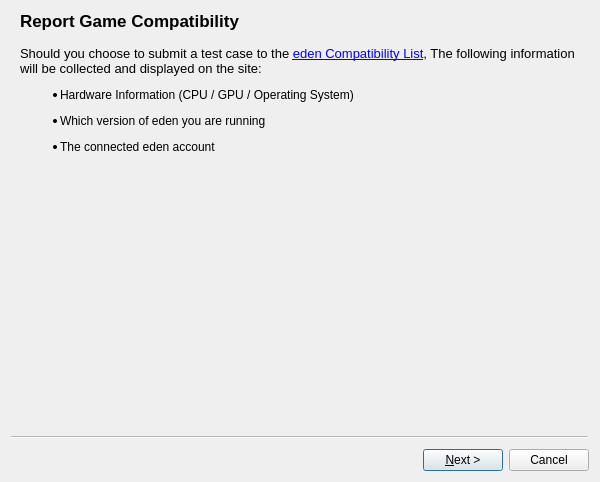
<?xml version="1.0" encoding="UTF-8"?>
<ui version="4.0">
 <class>CompatDB</class>
 <widget class="QWizard" name="CompatDB">
  <property name="geometry">
   <rect>
    <x>0</x>
    <y>0</y>
    <width>600</width>
    <height>482</height>
   </rect>
  </property>
  <property name="minimumSize">
   <size>
    <width>500</width>
    <height>410</height>
   </size>
  </property>
  <property name="windowTitle">
   <string>Report Compatibility</string>
  </property>
  <property name="options">
   <set>QWizard::DisabledBackButtonOnLastPage|QWizard::HelpButtonOnRight|QWizard::NoBackButtonOnStartPage</set>
  </property>
  <widget class="QWizardPage" name="wizard_Info">
   <property name="title">
    <string>Report Game Compatibility</string>
   </property>
   <attribute name="pageId">
    <string notr="true">0</string>
   </attribute>
   <layout class="QVBoxLayout" name="verticalLayout">
    <item>
     <widget class="QLabel" name="lbl_Spiel">
      <property name="text">
       <string>&lt;html&gt;&lt;head/&gt;&lt;body&gt;&lt;p&gt;&lt;span style=&quot; font-size:10pt;&quot;&gt;Should you choose to submit a test case to the &lt;/span&gt;&lt;a href=&quot;https://eden-emu.org/game/&quot;&gt;&lt;span style=&quot; font-size:10pt; text-decoration: underline; color:#0000ff;&quot;&gt;eden Compatibility List&lt;/span&gt;&lt;/a&gt;&lt;span style=&quot; font-size:10pt;&quot;&gt;, The following information will be collected and displayed on the site:&lt;/span&gt;&lt;/p&gt;&lt;ul style=&quot;margin-top: 0px; margin-bottom: 0px; margin-left: 0px; margin-right: 0px; -qt-list-indent: 1;&quot;&gt;&lt;li style=&quot; margin-top:12px; margin-bottom:12px; margin-left:0px; margin-right:0px; -qt-block-indent:0; text-indent:0px;&quot;&gt;Hardware Information (CPU / GPU / Operating System)&lt;/li&gt;&lt;li style=&quot; margin-top:12px; margin-bottom:12px; margin-left:0px; margin-right:0px; -qt-block-indent:0; text-indent:0px;&quot;&gt;Which version of eden you are running&lt;/li&gt;&lt;li style=&quot; margin-top:12px; margin-bottom:12px; margin-left:0px; margin-right:0px; -qt-block-indent:0; text-indent:0px;&quot;&gt;The connected eden account&lt;/li&gt;&lt;/ul&gt;&lt;/body&gt;&lt;/html&gt;</string>
      </property>
      <property name="wordWrap">
       <bool>true</bool>
      </property>
      <property name="openExternalLinks">
       <bool>true</bool>
      </property>
     </widget>
    </item>
    <item>
     <spacer name="verticalSpacer_2">
      <property name="orientation">
       <enum>Qt::Vertical</enum>
      </property>
      <property name="sizeHint" stdset="0">
       <size>
        <width>20</width>
        <height>0</height>
       </size>
      </property>
     </spacer>
    </item>
   </layout>
  </widget>
  <widget class="QWizardPage" name="wizard_GameBoot">
   <property name="title">
    <string>Report Game Compatibility</string>
   </property>
   <attribute name="pageId">
    <string notr="true">1</string>
   </attribute>
   <layout class="QFormLayout" name="formLayout1">
    <item row="0" column="0" colspan="2">
     <widget class="QLabel" name="lbl_Independent1">
      <property name="font">
       <font>
        <pointsize>10</pointsize>
       </font>
      </property>
      <property name="text">
       <string>&lt;html&gt;&lt;head/&gt;&lt;body&gt;&lt;p&gt;Does the game boot?&lt;/p&gt;&lt;/body&gt;&lt;/html&gt;</string>
      </property>
      <property name="wordWrap">
       <bool>true</bool>
      </property>
     </widget>
    </item>
    <item row="1" column="0" colspan="2">
     <spacer name="verticalSpacer1">
      <property name="orientation">
       <enum>Qt::Vertical</enum>
      </property>
      <property name="sizeHint" stdset="0">
       <size>
        <width>20</width>
        <height>0</height>
       </size>
      </property>
     </spacer>
    </item>
    <item row="2" column="0">
     <widget class="QRadioButton" name="radioButton_GameBoot_Yes">
      <property name="text">
       <string>Yes   The game starts to output video or audio</string>
      </property>
     </widget>
    </item>
    <item row="4" column="0">
     <widget class="QRadioButton" name="radioButton_GameBoot_No">
      <property name="text">
       <string>No    The game doesn't get past the &quot;Launching...&quot; screen</string>
      </property>
     </widget>
    </item>
   </layout>
  </widget>
  <widget class="QWizardPage" name="wizard_GamePlay">
   <property name="title">
    <string>Report Game Compatibility</string>
   </property>
   <attribute name="pageId">
    <string notr="true">2</string>
   </attribute>
   <layout class="QFormLayout" name="formLayout2">
    <item row="2" column="0">
     <widget class="QRadioButton" name="radioButton_Gameplay_Yes">
      <property name="text">
       <string>Yes   The game gets past the intro/menu and into gameplay</string>
      </property>
     </widget>
    </item>
    <item row="4" column="0">
     <widget class="QRadioButton" name="radioButton_Gameplay_No">
      <property name="text">
       <string>No    The game crashes or freezes while loading or using the menu</string>
      </property>
     </widget>
    </item>
    <item row="0" column="0" colspan="2">
     <widget class="QLabel" name="lbl_Independent2">
      <property name="font">
       <font>
        <pointsize>10</pointsize>
       </font>
      </property>
      <property name="text">
       <string>&lt;html&gt;&lt;head/&gt;&lt;body&gt;&lt;p&gt;Does the game reach gameplay?&lt;/p&gt;&lt;/body&gt;&lt;/html&gt;</string>
      </property>
      <property name="wordWrap">
       <bool>true</bool>
      </property>
     </widget>
    </item>
    <item row="1" column="0" colspan="2">
     <spacer name="verticalSpacer2">
      <property name="orientation">
       <enum>Qt::Vertical</enum>
      </property>
      <property name="sizeHint" stdset="0">
       <size>
        <width>20</width>
        <height>0</height>
       </size>
      </property>
     </spacer>
    </item>
   </layout>
  </widget>
  <widget class="QWizardPage" name="wizard_NoFreeze">
   <property name="title">
    <string>Report Game Compatibility</string>
   </property>
   <attribute name="pageId">
    <string notr="true">3</string>
   </attribute>
   <layout class="QFormLayout" name="formLayout3">
    <item row="2" column="0">
     <widget class="QRadioButton" name="radioButton_NoFreeze_Yes">
      <property name="text">
       <string>Yes   The game works without crashes</string>
      </property>
     </widget>
    </item>
    <item row="4" column="0">
     <widget class="QRadioButton" name="radioButton_NoFreeze_No">
      <property name="text">
       <string>No    The game crashes or freezes during gameplay</string>
      </property>
     </widget>
    </item>
    <item row="0" column="0" colspan="2">
     <widget class="QLabel" name="lbl_Independent3">
      <property name="font">
       <font>
        <pointsize>10</pointsize>
       </font>
      </property>
      <property name="text">
       <string>&lt;html&gt;&lt;head/&gt;&lt;body&gt;&lt;p&gt;Does the game work without crashing, freezing or locking up during gameplay?&lt;/p&gt;&lt;/body&gt;&lt;/html&gt;</string>
      </property>
      <property name="wordWrap">
       <bool>true</bool>
      </property>
     </widget>
    </item>
    <item row="1" column="0" colspan="2">
     <spacer name="verticalSpacer3">
      <property name="orientation">
       <enum>Qt::Vertical</enum>
      </property>
      <property name="sizeHint" stdset="0">
       <size>
        <width>20</width>
        <height>0</height>
       </size>
      </property>
     </spacer>
    </item>
   </layout>
  </widget>
  <widget class="QWizardPage" name="wizard_Complete">
   <property name="title">
    <string>Report Game Compatibility</string>
   </property>
   <attribute name="pageId">
    <string notr="true">4</string>
   </attribute>
   <layout class="QFormLayout" name="formLayout4">
    <item row="2" column="0">
     <widget class="QRadioButton" name="radioButton_Complete_Yes">
      <property name="text">
       <string>Yes   The game can be finished without any workarounds</string>
      </property>
     </widget>
    </item>
    <item row="4" column="0">
     <widget class="QRadioButton" name="radioButton_Complete_No">
      <property name="text">
       <string>No    The game can't progress past a certain area</string>
      </property>
     </widget>
    </item>
    <item row="0" column="0" colspan="2">
     <widget class="QLabel" name="lbl_Independent4">
      <property name="font">
       <font>
        <pointsize>10</pointsize>
       </font>
      </property>
      <property name="text">
       <string>&lt;html&gt;&lt;head/&gt;&lt;body&gt;&lt;p&gt;Is the game completely playable from start to finish?&lt;/p&gt;&lt;/body&gt;&lt;/html&gt;</string>
      </property>
      <property name="wordWrap">
       <bool>true</bool>
      </property>
     </widget>
    </item>
    <item row="1" column="0" colspan="2">
     <spacer name="verticalSpacer4">
      <property name="orientation">
       <enum>Qt::Vertical</enum>
      </property>
      <property name="sizeHint" stdset="0">
       <size>
        <width>20</width>
        <height>0</height>
       </size>
      </property>
     </spacer>
    </item>
   </layout>
  </widget>
  <widget class="QWizardPage" name="wizard_Graphical">
   <property name="title">
    <string>Report Game Compatibility</string>
   </property>
   <attribute name="pageId">
    <string notr="true">5</string>
   </attribute>
   <layout class="QFormLayout" name="formLayout5">
    <item row="2" column="0">
     <widget class="QRadioButton" name="radioButton_Graphical_Major">
      <property name="text">
       <string>Major   The game has major graphical errors</string>
      </property>
     </widget>
    </item>
    <item row="4" column="0">
     <widget class="QRadioButton" name="radioButton_Graphical_Minor">
      <property name="text">
       <string>Minor   The game has minor graphical errors</string>
      </property>
     </widget>
    </item>
    <item row="6" column="0">
     <widget class="QRadioButton" name="radioButton_Graphical_No">
      <property name="text">
       <string>None     Everything is rendered as it looks on the Nintendo Switch</string>
      </property>
     </widget>
    </item>
    <item row="0" column="0" colspan="2">
     <widget class="QLabel" name="lbl_Independent5">
      <property name="font">
       <font>
        <pointsize>10</pointsize>
       </font>
      </property>
      <property name="text">
       <string>&lt;html&gt;&lt;head/&gt;&lt;body&gt;&lt;p&gt;Does the game have any graphical glitches?&lt;/p&gt;&lt;/body&gt;&lt;/html&gt;</string>
      </property>
      <property name="wordWrap">
       <bool>true</bool>
      </property>
     </widget>
    </item>
    <item row="1" column="0" colspan="2">
     <spacer name="verticalSpacer5">
      <property name="orientation">
       <enum>Qt::Vertical</enum>
      </property>
      <property name="sizeHint" stdset="0">
       <size>
        <width>20</width>
        <height>0</height>
       </size>
      </property>
     </spacer>
    </item>
   </layout>
  </widget>
  <widget class="QWizardPage" name="wizard_Audio">
   <property name="title">
    <string>Report Game Compatibility</string>
   </property>
   <attribute name="pageId">
    <string notr="true">6</string>
   </attribute>
   <layout class="QFormLayout" name="formLayout6">
    <item row="2" column="0">
     <widget class="QRadioButton" name="radioButton_Audio_Major">
      <property name="text">
       <string>Major   The game has major audio errors</string>
      </property>
     </widget>
    </item>
    <item row="4" column="0">
     <widget class="QRadioButton" name="radioButton_Audio_Minor">
      <property name="text">
       <string>Minor   The game has minor audio errors</string>
      </property>
     </widget>
    </item>
    <item row="6" column="0">
     <widget class="QRadioButton" name="radioButton_Audio_No">
      <property name="text">
       <string>None     Audio is played perfectly</string>
      </property>
     </widget>
    </item>
    <item row="0" column="0" colspan="2">
     <widget class="QLabel" name="lbl_Independent6">
      <property name="font">
       <font>
        <pointsize>10</pointsize>
       </font>
      </property>
      <property name="text">
       <string>&lt;html&gt;&lt;head/&gt;&lt;body&gt;&lt;p&gt;Does the game have any audio glitches / missing effects?&lt;/p&gt;&lt;/body&gt;&lt;/html&gt;</string>
      </property>
      <property name="wordWrap">
       <bool>true</bool>
      </property>
     </widget>
    </item>
    <item row="1" column="0" colspan="2">
     <spacer name="verticalSpacer6">
      <property name="orientation">
       <enum>Qt::Vertical</enum>
      </property>
      <property name="sizeHint" stdset="0">
       <size>
        <width>20</width>
        <height>0</height>
       </size>
      </property>
     </spacer>
    </item>
   </layout>
  </widget>
  <widget class="QWizardPage" name="wizard_ThankYou">
   <property name="title">
    <string>Thank you for your submission!</string>
   </property>
   <attribute name="pageId">
    <string notr="true">7</string>
   </attribute>
  </widget>
 </widget>
 <resources/>
 <connections/>
</ui>
